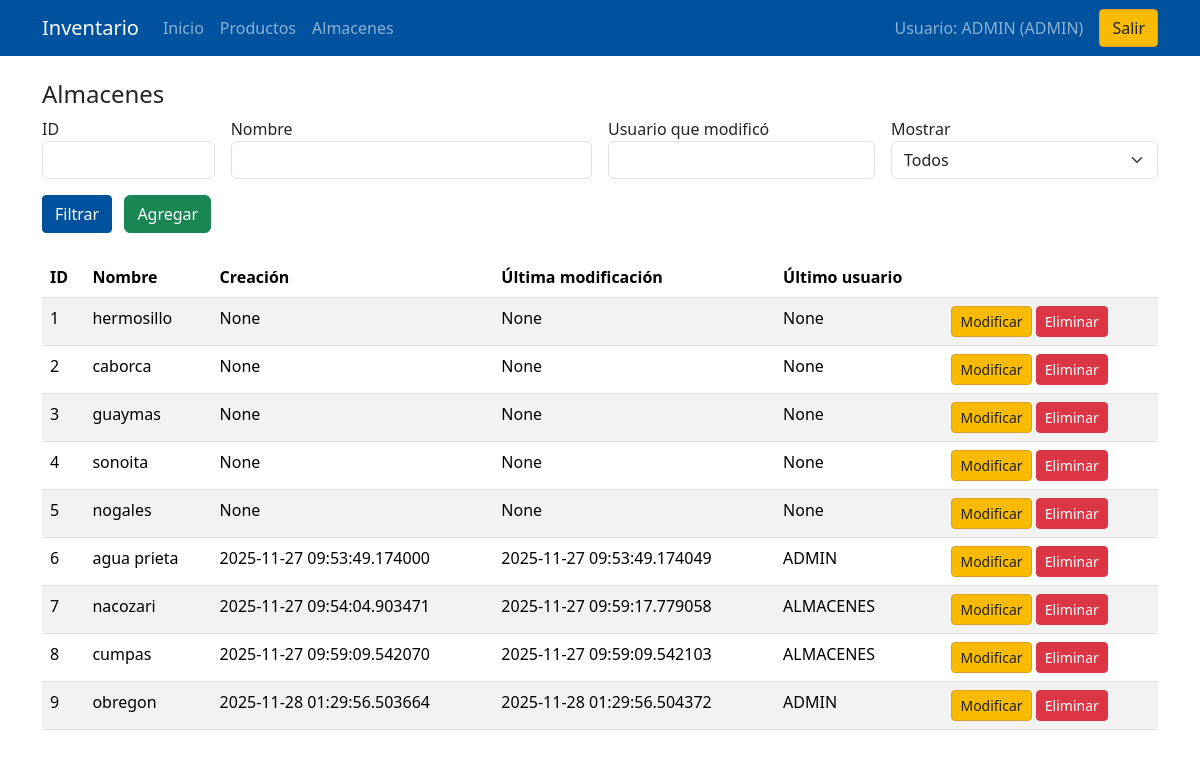
Screenshot of /almacenes (signed in) with the database file from the repository.
### tables this page shows
CREATE TABLE almacenes (
    id INTEGER PRIMARY KEY,
    nombre TEXT NOT NULL
, fecha_hora_creacion TEXT, fecha_hora_ultima_modificacion TEXT, ultimo_usuario_en_modificar TEXT);

### app.py (the view, shortened to what this page needs)
@app.route('/almacenes', methods=['GET', 'POST'])
def almacenes():
    if not require_login(session):
        return redirect(url_for('login'))
    conn = get_db_connection()
    form = AlmacenFiltroForm()
    query = """SELECT id, nombre, fecha_hora_creacion, fecha_hora_ultima_modificacion, ultimo_usuario_en_modificar
               FROM almacenes WHERE 1=1"""
    params = []
    data = conn.execute(query, params).fetchall()
    conn.close()
    return render_template('almacenes.html', almacenes=data, form=form, puede_editar=can_edit_almacenes(session['rol']))

### forms.py
class AlmacenFiltroForm(FlaskForm):
    id = IntegerField('ID', validators=[Optional()])
    nombre = StringField('Nombre', validators=[Optional()])
    usuario_modificacion = StringField('Usuario que modificó', validators=[Optional()])
    filtro_modificaciones = SelectField(
        'Mostrar',
        choices=[('todos', 'Todos'), ('ultimos', 'Últimos modificados')],
        default='todos'
    )
    submit = SubmitField('Filtrar')

### models.py (called while the page is built)
def get_db_connection():
    conn = sqlite3.connect(DATABASE)
    conn.row_factory = sqlite3.Row
    return conn

### utils.py (called while the page is built)
def require_login(session):
    return ('usuario' in session) and ('rol' in session)

def can_edit_almacenes(rol: str) -> bool:
    return rol in ('ADMIN', 'ALMACENES')

### templates/almacenes.html (shortened to what this page needs)
{% extends 'base.html' %}
{% block content %}
<h4>Almacenes</h4>
{% if crear %}
  <form method="POST" class="row g-3">
    {{ form.hidden_tag() }}
    <div class="col-md-6">
      {{ form.nombre.label }}
      {{ form.nombre(class="form-control") }}
    </div>
    <div class="col-12">
      <button class="btn btn-primary" type="submit">Agregar</button>
      <a class="btn btn-secondary" href="{{ url_for('almacenes') }}">Cancelar</a>
    </div>
  </form>
{% else %}
  <form method="POST" class="row g-3 mb-4">
    <div class="col-md-2">{{ form.id.label }} {{ form.id(class="form-control") }}</div>
    <div class="col-md-4">{{ form.nombre.label }} {{ form.nombre(class="form-control") }}</div>
    <div class="col-md-3">{{ form.usuario_modificacion.label }} {{ form.usuario_modificacion(class="form-control") }}</div>
    <div class="col-md-3">{{ form.filtro_modificaciones.label }} {{ form.filtro_modificaciones(class="form-select") }}</div>
    <div class="col-md-12 mt-3">
      <button class="btn btn-primary" type="submit">Filtrar</button>
      {% if puede_editar %}
        <a class="btn btn-success ms-2" href="{{ url_for('almacen_agregar') }}">Agregar</a>
      {% endif %}
    </div>
  </form>
  <div class="table-responsive mt-3">
    <table class="table table-striped">
      <thead>
        <tr>
          <th>ID</th><th>Nombre</th><th>Creación</th>
          <th>Última modificación</th><th>Último usuario</th><th></th>
        </tr>
      </thead>
      <tbody>
        {% for a in almacenes %}
        <tr>
          <td>{{ a['id'] }}</td>
          <td>{{ a['nombre'] }}</td>
          <td>{{ a['fecha_hora_creacion'] }}</td>
          <td>{{ a['fecha_hora_ultima_modificacion'] }}</td>
          <td>{{ a['ultimo_usuario_en_modificar'] }}</td>
          <td class="text-nowrap">
            {% if puede_editar %}
              <a class="btn btn-sm btn-warning" href="{{ url_for('almacen_modificar', aid=a['id']) }}">Modificar</a>
              <button class="btn btn-sm btn-danger" data-bs-toggle="modal" data-bs-target="#delA{{ a['id'] }}">Eliminar</button>
            {% endif %}
          </td>
        </tr>
        {% endfor %}
      </tbody>
    </table>
  </div>
{% endif %}
{% endblock %}

### static/styles.css (style rules this page uses)
body { background:#f7f7f7; }
.table { background: #fff; }

### templates/base.html (style rules this page uses)
:root { --azul:#00529e; --azul-oscuro:#015294; --dorado:#f8bb00; --dorado-oscuro:#d99e30; }
.btn-primary { background: var(--azul); border-color: var(--azul-oscuro); border-radius:4px; }
.btn-warning { background: var(--dorado); border-color: var(--dorado-oscuro); color:#222; border-radius:4px; }
input, select { border-radius:4px; }
body { font-family: 'Segoe UI', Tahoma, Geneva, Verdana, sans-serif; }

### rows the page displays
almacenes: id "1", nombre "hermosillo", fecha_hora_creacion "None", fecha_hora_ultima_modificacion "None", ultimo_usuario_en_modificar "None"
almacenes: id "2", nombre "caborca", fecha_hora_creacion "None", fecha_hora_ultima_modificacion "None", ultimo_usuario_en_modificar "None"
almacenes: id "3", nombre "guaymas", fecha_hora_creacion "None", fecha_hora_ultima_modificacion "None", ultimo_usuario_en_modificar "None"
almacenes: id "4", nombre "sonoita", fecha_hora_creacion "None", fecha_hora_ultima_modificacion "None", ultimo_usuario_en_modificar "None"
almacenes: id "5", nombre "nogales", fecha_hora_creacion "None", fecha_hora_ultima_modificacion "None", ultimo_usuario_en_modificar "None"
almacenes: id "6", nombre "agua prieta", fecha_hora_creacion "2025-11-27 09:53:49.174000", fecha_hora_ultima_modificacion "2025-11-27 09:53:49.174049", ultimo_usuario_en_modificar "ADMIN"
almacenes: id "7", nombre "nacozari", fecha_hora_creacion "2025-11-27 09:54:04.903471", fecha_hora_ultima_modificacion "2025-11-27 09:59:17.779058", ultimo_usuario_en_modificar "ALMACENES"
almacenes: id "8", nombre "cumpas", fecha_hora_creacion "2025-11-27 09:59:09.542070", fecha_hora_ultima_modificacion "2025-11-27 09:59:09.542103", ultimo_usuario_en_modificar "ALMACENES"
almacenes: id "9", nombre "obregon", fecha_hora_creacion "2025-11-28 01:29:56.503664", fecha_hora_ultima_modificacion "2025-11-28 01:29:56.504372", ultimo_usuario_en_modificar "ADMIN"

### other values shown
{{ session['usuario'] }} "ADMIN"
{{ session['rol'] }} "ADMIN"
